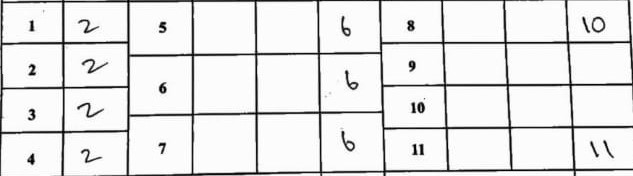
#> input picture WhatsApp Image 2024-04-29 at 17.41.46.jpeg, 633 x 176 px, found by its file name
$ python crop.py
#> lines starting #> are read from the running program, lines starting #| are printed output that depends on the picture
import cv2

# Load the input image
image = cv2.imread('ocr-project/WhatsApp Image 2024-04-29 at 17.41.46.jpeg')
#> image is the input picture: shape (176, 633, 3); min 0, max 255, mean 230.1

# Define bounding box coordinates or regions of interest (ROIs)
bounding_boxes = [(63,0,126,173), (564,0,631,174),(325,0,382,167)]  # List of tuples (x1, y1, x2, y2) representing bounding boxes

# Crop the regions of interest from the input image
cropped_images = []
for bbox in bounding_boxes:
    x1, y1, x2, y2 = bbox
    cropped_image = image[y1:y2, x1:x2]  # Crop the region defined by the bounding box
    cropped_images.append(cropped_image)
#> this loop made 3 passes
#> pass 1, `cropped_image = image[y1:y2, x1:x2]`:
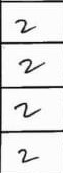
#> cropped_image: shape (173, 63, 3); min 0, max 255, mean 228.9
#> pass 2, `cropped_image = image[y1:y2, x1:x2]`:
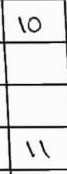
#> cropped_image: shape (174, 67, 3); min 0, max 255, mean 226.6
#> pass 3, `cropped_image = image[y1:y2, x1:x2]`:
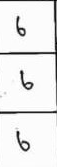
#> cropped_image: shape (167, 57, 3); min 0, max 255, mean 235.3
#> after the loop, cropped_images = 3 items

# Output the cropped images
for i, cropped_image in enumerate(cropped_images):
    cv2.imwrite(f'cropped_image_{i}.jpg', cropped_image)  # Save each cropped image to a file

$ run again, with WhatsApp Image 2024-04-25 at 22.36.45.jpeg copied over WhatsApp Image 2024-04-29 at 17.41.46.jpeg
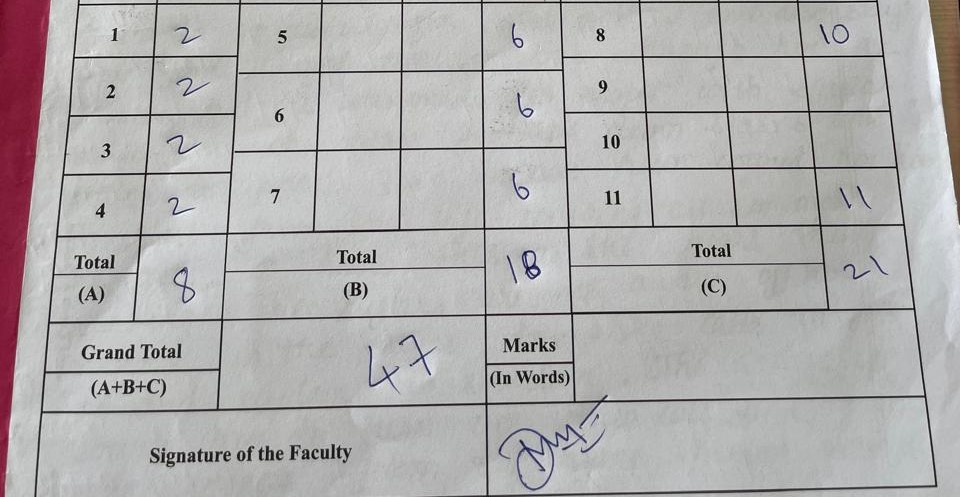
#> input picture WhatsApp Image 2024-04-25 at 22.36.45.jpeg, 960 x 497 px, found by its file name
#> image is the input picture: shape (497, 960, 3); mean B, G, R 174.1, 174.3, 176.8
#> the loop `for bbox in bounding_boxes:` made 3 passes
#> pass 2, `cropped_image = image[y1:y2, x1:x2]`:
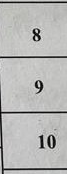
#> cropped_image: shape (174, 67, 3); mean B, G, R 181.4, 182.8, 182.8
#> pass 3, `cropped_image = image[y1:y2, x1:x2]`:
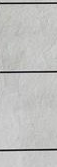
#> cropped_image: shape (167, 57, 3); mean B, G, R 189.7, 191.1, 191.1
#> after the loop `for bbox in bounding_boxes:`: cropped_images = 3 items
#> the loop `for i, cropped_image in enumerate(cropped_images):` made 3 passes

$ run again, with WhatsApp Image 2024-04-30 at 19.50.48.jpeg copied over WhatsApp Image 2024-04-29 at 17.41.46.jpeg
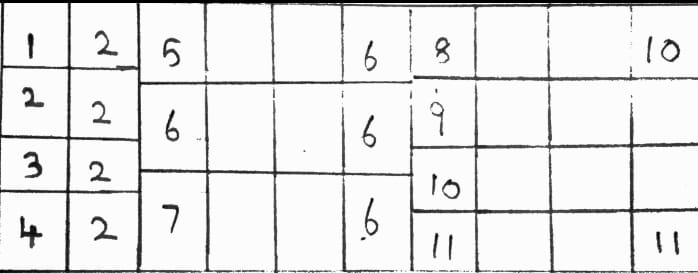
#> input picture WhatsApp Image 2024-04-30 at 19.50.48.jpeg, 698 x 273 px, found by its file name
#> image is the input picture: shape (273, 698, 3); min 0, max 255, mean 231.6
#> the loop `for bbox in bounding_boxes:` made 3 passes
#> pass 2, `cropped_image = image[y1:y2, x1:x2]`:
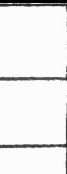
#> cropped_image: shape (174, 67, 3); min 0, max 255, mean 236.8
#> pass 3, `cropped_image = image[y1:y2, x1:x2]`:
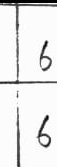
#> cropped_image: shape (167, 57, 3); min 0, max 255, mean 231.6
#> after the loop `for bbox in bounding_boxes:`: cropped_images = 3 items
#> the loop `for i, cropped_image in enumerate(cropped_images):` made 3 passes
